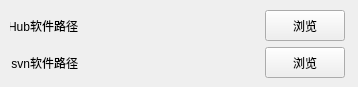
<?xml version="1.0" encoding="UTF-8"?>
<ui version="4.0">
 <class>AppConfig</class>
 <widget class="QWidget" name="AppConfig">
  <property name="windowModality">
   <enum>Qt::WindowModal</enum>
  </property>
  <property name="enabled">
   <bool>true</bool>
  </property>
  <property name="geometry">
   <rect>
    <x>0</x>
    <y>0</y>
    <width>358</width>
    <height>87</height>
   </rect>
  </property>
  <property name="sizePolicy">
   <sizepolicy hsizetype="Preferred" vsizetype="Preferred">
    <horstretch>0</horstretch>
    <verstretch>0</verstretch>
   </sizepolicy>
  </property>
  <property name="minimumSize">
   <size>
    <width>0</width>
    <height>0</height>
   </size>
  </property>
  <property name="maximumSize">
   <size>
    <width>16777215</width>
    <height>16777215</height>
   </size>
  </property>
  <property name="sizeIncrement">
   <size>
    <width>0</width>
    <height>0</height>
   </size>
  </property>
  <property name="baseSize">
   <size>
    <width>0</width>
    <height>0</height>
   </size>
  </property>
  <property name="windowTitle">
   <string>TW工具</string>
  </property>
  <widget class="QWidget" name="layoutWidget">
   <property name="geometry">
    <rect>
     <x>10</x>
     <y>10</y>
     <width>335</width>
     <height>68</height>
    </rect>
   </property>
   <layout class="QGridLayout" name="gridLayout">
    <item row="0" column="0">
     <widget class="QLabel" name="label">
      <property name="sizePolicy">
       <sizepolicy hsizetype="Minimum" vsizetype="Minimum">
        <horstretch>50</horstretch>
        <verstretch>0</verstretch>
       </sizepolicy>
      </property>
      <property name="minimumSize">
       <size>
        <width>50</width>
        <height>30</height>
       </size>
      </property>
      <property name="maximumSize">
       <size>
        <width>100</width>
        <height>40</height>
       </size>
      </property>
      <property name="text">
       <string>Hub软件路径</string>
      </property>
      <property name="alignment">
       <set>Qt::AlignRight|Qt::AlignTrailing|Qt::AlignVCenter</set>
      </property>
     </widget>
    </item>
    <item row="0" column="1">
     <widget class="QLabel" name="HubPath">
      <property name="sizePolicy">
       <sizepolicy hsizetype="Minimum" vsizetype="Minimum">
        <horstretch>0</horstretch>
        <verstretch>0</verstretch>
       </sizepolicy>
      </property>
      <property name="minimumSize">
       <size>
        <width>180</width>
        <height>30</height>
       </size>
      </property>
      <property name="maximumSize">
       <size>
        <width>16777215</width>
        <height>40</height>
       </size>
      </property>
      <property name="text">
       <string/>
      </property>
      <property name="scaledContents">
       <bool>true</bool>
      </property>
      <property name="alignment">
       <set>Qt::AlignCenter</set>
      </property>
      <property name="wordWrap">
       <bool>false</bool>
      </property>
     </widget>
    </item>
    <item row="0" column="2">
     <widget class="QPushButton" name="HubPathSearchBtn">
      <property name="sizePolicy">
       <sizepolicy hsizetype="Minimum" vsizetype="Minimum">
        <horstretch>0</horstretch>
        <verstretch>0</verstretch>
       </sizepolicy>
      </property>
      <property name="minimumSize">
       <size>
        <width>0</width>
        <height>30</height>
       </size>
      </property>
      <property name="maximumSize">
       <size>
        <width>100</width>
        <height>40</height>
       </size>
      </property>
      <property name="text">
       <string>浏览</string>
      </property>
     </widget>
    </item>
    <item row="1" column="0">
     <widget class="QLabel" name="label_3">
      <property name="sizePolicy">
       <sizepolicy hsizetype="Minimum" vsizetype="Minimum">
        <horstretch>0</horstretch>
        <verstretch>0</verstretch>
       </sizepolicy>
      </property>
      <property name="minimumSize">
       <size>
        <width>0</width>
        <height>30</height>
       </size>
      </property>
      <property name="maximumSize">
       <size>
        <width>100</width>
        <height>40</height>
       </size>
      </property>
      <property name="text">
       <string>svn软件路径</string>
      </property>
      <property name="alignment">
       <set>Qt::AlignRight|Qt::AlignTrailing|Qt::AlignVCenter</set>
      </property>
     </widget>
    </item>
    <item row="1" column="1">
     <widget class="QLabel" name="SvnExePath">
      <property name="sizePolicy">
       <sizepolicy hsizetype="Minimum" vsizetype="Minimum">
        <horstretch>0</horstretch>
        <verstretch>0</verstretch>
       </sizepolicy>
      </property>
      <property name="minimumSize">
       <size>
        <width>180</width>
        <height>30</height>
       </size>
      </property>
      <property name="maximumSize">
       <size>
        <width>16777215</width>
        <height>40</height>
       </size>
      </property>
      <property name="text">
       <string/>
      </property>
      <property name="scaledContents">
       <bool>true</bool>
      </property>
      <property name="alignment">
       <set>Qt::AlignCenter</set>
      </property>
      <property name="wordWrap">
       <bool>true</bool>
      </property>
     </widget>
    </item>
    <item row="1" column="2">
     <widget class="QPushButton" name="SvnExeSearchBtn">
      <property name="sizePolicy">
       <sizepolicy hsizetype="Minimum" vsizetype="Minimum">
        <horstretch>0</horstretch>
        <verstretch>0</verstretch>
       </sizepolicy>
      </property>
      <property name="minimumSize">
       <size>
        <width>0</width>
        <height>30</height>
       </size>
      </property>
      <property name="maximumSize">
       <size>
        <width>100</width>
        <height>40</height>
       </size>
      </property>
      <property name="text">
       <string>浏览</string>
      </property>
     </widget>
    </item>
   </layout>
  </widget>
 </widget>
 <resources/>
 <connections/>
</ui>
